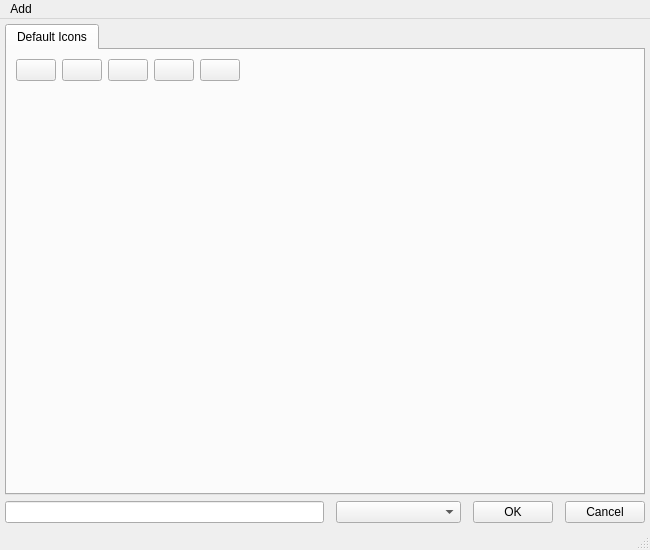
<?xml version="1.0" encoding="UTF-8"?>
<ui version="4.0">
 <class>veIconChooser</class>
 <widget class="QMainWindow" name="veIconChooser">
  <property name="geometry">
   <rect>
    <x>0</x>
    <y>0</y>
    <width>650</width>
    <height>550</height>
   </rect>
  </property>
  <property name="windowTitle">
   <string>VE Icon Chooser</string>
  </property>
  <property name="windowIcon">
   <iconset>
    <normaloff>../icons/ve_icon16x16.xpm</normaloff>../icons/ve_icon16x16.xpm</iconset>
  </property>
  <widget class="QWidget" name="centralwidget">
   <layout class="QVBoxLayout" name="verticalLayout">
    <property name="margin">
     <number>5</number>
    </property>
    <item>
     <widget class="QTabWidget" name="tabWidget">
      <property name="currentIndex">
       <number>0</number>
      </property>
      <widget class="QWidget" name="defaultIcons">
       <attribute name="title">
        <string>Default Icons</string>
       </attribute>
       <layout class="QGridLayout" name="gridLayout">
        <item row="0" column="0">
         <widget class="QPushButton" name="contourButton">
          <property name="text">
           <string/>
          </property>
          <property name="icon">
           <iconset>
            <normaloff>../icons/contour.xpm</normaloff>../icons/contour.xpm</iconset>
          </property>
          <property name="iconSize">
           <size>
            <width>35</width>
            <height>35</height>
           </size>
          </property>
         </widget>
        </item>
        <item row="0" column="1">
         <widget class="QPushButton" name="isoSurfaceButton">
          <property name="text">
           <string/>
          </property>
          <property name="icon">
           <iconset>
            <normaloff>../icons/isosurface.xpm</normaloff>../icons/isosurface.xpm</iconset>
          </property>
          <property name="iconSize">
           <size>
            <width>35</width>
            <height>35</height>
           </size>
          </property>
         </widget>
        </item>
        <item row="0" column="2">
         <widget class="QPushButton" name="streamlineButton">
          <property name="text">
           <string/>
          </property>
          <property name="icon">
           <iconset>
            <normaloff>../icons/streamlines.xpm</normaloff>../icons/streamlines.xpm</iconset>
          </property>
          <property name="iconSize">
           <size>
            <width>35</width>
            <height>35</height>
           </size>
          </property>
         </widget>
        </item>
        <item row="0" column="3">
         <widget class="QPushButton" name="vectorButton">
          <property name="text">
           <string/>
          </property>
          <property name="icon">
           <iconset>
            <normaloff>../icons/vector.xpm</normaloff>../icons/vector.xpm</iconset>
          </property>
          <property name="iconSize">
           <size>
            <width>35</width>
            <height>35</height>
           </size>
          </property>
         </widget>
        </item>
        <item row="0" column="4">
         <widget class="QPushButton" name="vectorbButton">
          <property name="text">
           <string/>
          </property>
          <property name="icon">
           <iconset>
            <normaloff>../icons/vectortb.xpm</normaloff>../icons/vectortb.xpm</iconset>
          </property>
          <property name="iconSize">
           <size>
            <width>35</width>
            <height>35</height>
           </size>
          </property>
         </widget>
        </item>
        <item row="0" column="5">
         <spacer name="horizontalSpacer">
          <property name="orientation">
           <enum>Qt::Horizontal</enum>
          </property>
          <property name="sizeHint" stdset="0">
           <size>
            <width>350</width>
            <height>20</height>
           </size>
          </property>
         </spacer>
        </item>
        <item row="1" column="2">
         <spacer name="verticalSpacer">
          <property name="orientation">
           <enum>Qt::Vertical</enum>
          </property>
          <property name="sizeHint" stdset="0">
           <size>
            <width>20</width>
            <height>377</height>
           </size>
          </property>
         </spacer>
        </item>
       </layout>
      </widget>
     </widget>
    </item>
    <item>
     <layout class="QHBoxLayout" name="horizontalLayout">
      <property name="spacing">
       <number>12</number>
      </property>
      <item>
       <widget class="QLineEdit" name="iconName"/>
      </item>
      <item>
       <widget class="QComboBox" name="iconEffects">
        <property name="minimumSize">
         <size>
          <width>125</width>
          <height>0</height>
         </size>
        </property>
       </widget>
      </item>
      <item>
       <widget class="QPushButton" name="okButton">
        <property name="text">
         <string>OK</string>
        </property>
       </widget>
      </item>
      <item>
       <widget class="QPushButton" name="cancelButton">
        <property name="text">
         <string>Cancel</string>
        </property>
       </widget>
      </item>
     </layout>
    </item>
   </layout>
  </widget>
  <widget class="QMenuBar" name="menubar">
   <property name="geometry">
    <rect>
     <x>0</x>
     <y>0</y>
     <width>650</width>
     <height>20</height>
    </rect>
   </property>
   <widget class="QMenu" name="menuAdd">
    <property name="title">
     <string>Add</string>
    </property>
    <addaction name="actionIcon_Directory"/>
   </widget>
   <addaction name="menuAdd"/>
  </widget>
  <widget class="QStatusBar" name="statusbar"/>
  <action name="actionIcon_Directory">
   <property name="text">
    <string>Icon Directory</string>
   </property>
  </action>
 </widget>
 <resources/>
 <connections>
  <connection>
   <sender>okButton</sender>
   <signal>clicked()</signal>
   <receiver>veIconChooser</receiver>
   <slot>close()</slot>
   <hints>
    <hint type="sourcelabel">
     <x>509</x>
     <y>522</y>
    </hint>
    <hint type="destinationlabel">
     <x>468</x>
     <y>528</y>
    </hint>
   </hints>
  </connection>
  <connection>
   <sender>cancelButton</sender>
   <signal>clicked()</signal>
   <receiver>veIconChooser</receiver>
   <slot>close()</slot>
   <hints>
    <hint type="sourcelabel">
     <x>603</x>
     <y>505</y>
    </hint>
    <hint type="destinationlabel">
     <x>567</x>
     <y>529</y>
    </hint>
   </hints>
  </connection>
 </connections>
</ui>
